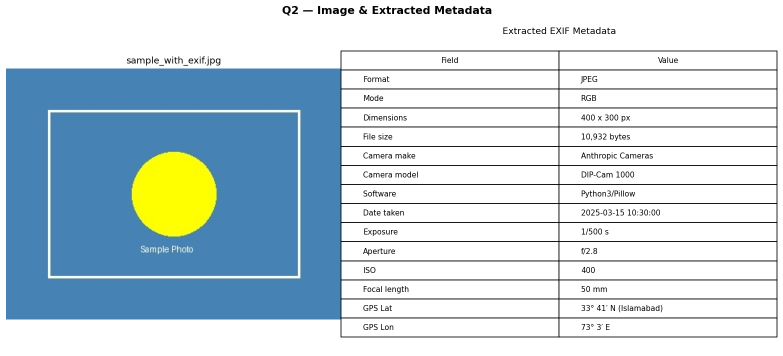
#> input picture q2_metadata_output.png, 1566 x 711 px, found by its file name (shown at 1/2 size)
$ jupyter execute --allow-errors 'Assignment01_DIP (1).ipynb'
#> lines starting #> are read from the running program, lines starting #| are printed output that depends on the picture
### steganography_app.py
"""
Image Steganography Application
================================
Author  : [Your Name]
Reg. No : [Your Registration Number]
Course  : Digital Image Processing
Assignment : 01  —  Q5 & Q6

Description:
    This application hides a secret image inside a cover image using
    LSB (Least Significant Bit) steganography, and can also extract
    the hidden image back.

GitHub Repository : https://github.com/[your-username]/image-steganography
"""

import numpy as np
from PIL import Image
import os
import struct


# ─────────────────────────────────────────────────────────────────────────────
# CORE LSB STEGANOGRAPHY FUNCTIONS
# ─────────────────────────────────────────────────────────────────────────────

def hide_image(cover_path: str, secret_path: str, output_path: str,
               bits: int = 4) -> bool:
    """
    Hide a secret image inside a cover image using LSB steganography.

    Parameters
    ----------
    cover_path  : Path to the cover (carrier) image.
    secret_path : Path to the secret image to hide.
    output_path : Where to save the stego image.
    bits        : Number of LSBs to use (1–7). More bits → higher
                  capacity but more visible distortion. Default = 4.

    Returns
    -------
    True on success, False on failure.
    """
    try:
        cover  = Image.open(cover_path).convert('RGB')
        secret = Image.open(secret_path).convert('RGB')

        # Resize secret to fit inside cover
        secret = secret.resize(cover.size, Image.LANCZOS)

        cover_arr  = np.array(cover,  dtype=np.uint8)
        secret_arr = np.array(secret, dtype=np.uint8)

        # Store original secret dimensions in first 8 bytes of the image
        h, w = secret_arr.shape[:2]

        # --- embed ---
        # Clear the `bits` LSBs of cover, then write top `bits` of secret
        mask_clear  = 0xFF & ~((1 << bits) - 1)   # e.g. 0xF0 for bits=4
        shift       = 8 - bits                      # e.g. 4 for bits=4

        stego_arr = (cover_arr & mask_clear) | (secret_arr >> shift)

        # Pack width/height into the very first pixel's bytes as a watermark
        stego_arr[0, 0, 0] = (w >> 8) & 0xFF
        stego_arr[0, 0, 1] = w & 0xFF
        stego_arr[0, 0, 2] = bits

        stego_arr[0, 1, 0] = (h >> 8) & 0xFF
        stego_arr[0, 1, 1] = h & 0xFF
        stego_arr[0, 1, 2] = 0  # reserved

        stego_img = Image.fromarray(stego_arr)
        stego_img.save(output_path, format='PNG')   # PNG is lossless — vital!

        print(f"[✓] Secret image hidden successfully → {output_path}")
        print(f"    Cover  : {cover_path}  ({cover.size})")
        print(f"    Secret : {secret_path}  ({secret.size})")
        print(f"    Bits used per channel : {bits}")
        return True

    except Exception as exc:
        print(f"[✗] Error hiding image: {exc}")
        return False


def extract_image(stego_path: str, output_path: str) -> bool:
    """
    Extract the hidden image from a stego image.

    Parameters
    ----------
    stego_path  : Path to the stego (carrier) image that contains the secret.
    output_path : Where to save the recovered secret image.

    Returns
    -------
    True on success, False on failure.
    """
    try:
        stego_arr = np.array(Image.open(stego_path).convert('RGB'),
                             dtype=np.uint8)

        # Read metadata from watermark pixels
        w    = (int(stego_arr[0, 0, 0]) << 8) | int(stego_arr[0, 0, 1])
        bits = int(stego_arr[0, 0, 2])
        h    = (int(stego_arr[0, 1, 0]) << 8) | int(stego_arr[0, 1, 1])

        if bits == 0 or bits > 7:
            raise ValueError("Could not detect steganography metadata. "
                             "Was this image encoded with this app?")

        # Extract the LSBs and shift them back to MSB position
        mask  = (1 << bits) - 1          # e.g. 0x0F for bits=4
        shift = 8 - bits                  # e.g. 4 for bits=4

        secret_arr = ((stego_arr & mask) << shift).astype(np.uint8)

        # Crop to original secret dimensions
        secret_arr = secret_arr[:h, :w]

        secret_img = Image.fromarray(secret_arr)
        secret_img.save(output_path)

        print(f"[✓] Hidden image extracted successfully → {output_path}")
        print(f"    Detected size : {w} × {h} px")
        print(f"    Bits used     : {bits}")
        return True

    except Exception as exc:
        print(f"[✗] Error extracting image: {exc}")
        return False


def calculate_psnr(original_path: str, stego_path: str) -> float:
    """
    Calculate Peak Signal-to-Noise Ratio between original cover
    and stego image to measure visual distortion.

    Higher PSNR → less visible distortion (> 40 dB is generally imperceptible).
    """
    orig  = np.array(Image.open(original_path).convert('RGB'), dtype=np.float64)
    stego = np.array(Image.open(stego_path).convert('RGB'),    dtype=np.float64)

    if orig.shape != stego.shape:
        stego = np.array(
            Image.open(stego_path).convert('RGB').resize(
                (orig.shape[1], orig.shape[0])),
            dtype=np.float64)

    mse  = np.mean((orig - stego) ** 2)
    if mse == 0:
        return float('inf')
    psnr = 10 * np.log10(255.0 ** 2 / mse)
    return round(psnr, 2)


def image_capacity(cover_path: str, bits: int = 4) -> dict:
    """
    Report how much data (in bytes / pixels) can be hidden inside
    the given cover image.
    """
    img  = Image.open(cover_path).convert('RGB')
    w, h = img.size
    total_pixels   = w * h
    bytes_per_pixel = (bits * 3) // 8          # 3 channels
    capacity_bytes  = total_pixels * bytes_per_pixel
    capacity_kb     = round(capacity_bytes / 1024, 2)

    return {
        'width'          : w,
        'height'         : h,
        'total_pixels'   : total_pixels,
        'bits_used'      : bits,
        'capacity_bytes' : capacity_bytes,
        'capacity_kb'    : capacity_kb,
    }


# ─────────────────────────────────────────────────────────────────────────────
# SIMPLE TEXT-BASED CLI
# ─────────────────────────────────────────────────────────────────────────────

# [51 lines left out: function main, not called in this run]


# [2 lines that do not run on import are left out]

### Assignment01_DIP (1).ipynb
# Assignment 01 — Digital Image Processing
**Name:** [Atif Ahmad]
**Reg. No.:** [235144]
**Course:** Digital Image Processing
**Submitted to:** [Ghulam ALi]

## Setup — Import All Libraries

[cell 1]
import numpy as np
import matplotlib.pyplot as plt
from PIL import Image, ExifTags
import cv2
import os
from scipy.ndimage import zoom as scipy_zoom
import warnings
warnings.filterwarnings('ignore')

plt.rcParams['figure.dpi'] = 120
plt.rcParams['axes.titlesize'] = 11
print('All libraries imported successfully')

---
<a id='q1'></a>
## Q1 — Viewing Scientific & Engineering Images

Scientific images use data types beyond `uint8` because they need to store richer intensity information:

| Data Type | Bit Depth | Range | Typical Use |
|-----------|-----------|-------|-------------|
| `uint8`   | 8-bit  | 0–255           | Regular photos |
| `uint16`  | 16-bit | 0–65,535        | Medical CT/MRI, astronomy |
| `float32` | 32-bit | –∞ to +∞        | Infrared sensors, HDR |
| `float64` | 64-bit | –∞ to +∞        | Scientific simulations |

**Solution:** Normalise the pixel values to `[0, 1]` before rendering.

[cell 2]
#  Q1:

np.random.seed(42)
scientific_uint16 = np.random.randint(1000, 60000, (256, 256), dtype=np.uint16)

# 2. float32 image
x = np.linspace(-3, 3, 256)
y = np.linspace(-3, 3, 256)
X, Y = np.meshgrid(x, y)
scientific_float32 = np.exp(-(X**2 + Y**2) / 2).astype(np.float32)

# 3. float64 with negative values
scientific_float64_neg = np.sin(X * 2) * np.cos(Y * 2)  # range [-1, 1]


def normalise(img):
    img = img.astype(np.float64)
    mn, mx = img.min(), img.max()
    if mx == mn:
        return np.zeros_like(img)
    return (img - mn) / (mx - mn)

fig, axes = plt.subplots(2, 3, figsize=(15, 9))
fig.suptitle('Q1 — Viewing Scientific/Engineering Images', fontsize=14, fontweight='bold')

pairs = [
    (scientific_uint16,      'uint16  (0 to 65535)',   'steelblue'),
    (scientific_float32,     'float32 (0.0 to 1.0)',   'darkorange'),
    (scientific_float64_neg, 'float64 (-1.0 to +1.0)', 'mediumseagreen'),
]
for ax, (img, title, color) in zip(axes[0], pairs):
    ax.hist(img.ravel(), bins=80, color=color, edgecolor='none')
    ax.set_title(f'Histogram — {title}')
    ax.set_xlabel('Pixel value')
    ax.set_ylabel('Count')

display_info = [
    (scientific_uint16,      'uint16  normalised', 'gray'),
    (scientific_float32,     'float32 normalised', 'inferno'),
    (scientific_float64_neg, 'float64 normalised', 'coolwarm'),
]
for ax, (img, title, cmap) in zip(axes[1], display_info):
    im = ax.imshow(normalise(img), cmap=cmap)
    plt.colorbar(im, ax=ax, fraction=0.046, pad=0.04)
    ax.set_title(title)
    ax.axis('off')

plt.tight_layout()
plt.savefig('q1_scientific_images.png', bbox_inches='tight')
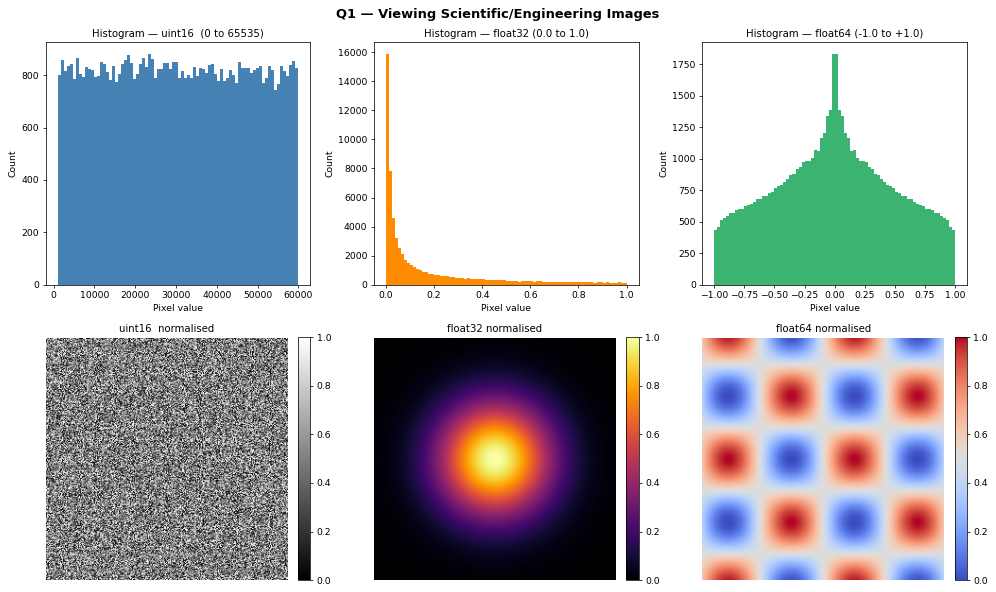
#> figure drawn by matplotlib, 9 panels; panel 1: tallest bar 882 high, from x = 23124.6 to 23862.1; panel 2: tallest bar 15900 high, from x = 0.000123 to 0.0126
plt.show()

print('dtype  |  min          |  max')
print('-' * 45)
for img, label in [(scientific_uint16, 'uint16 '), (scientific_float32, 'float32'), (scientific_float64_neg, 'float64')]:
    print(f'{label} |  {img.min():<13.4f}|  {img.max():.4f}')
print()
print('KEY: Always normalise to [0,1] before calling imshow().')
print('     Use scientific colourmaps (gray, inferno, coolwarm) for clarity.')

---
<a id='q2'></a>
## Q2 — Image Metadata (EXIF)

Every digital photo carries **metadata** — data that describes the image itself:

- **EXIF** — camera make/model, shutter speed, ISO, GPS coordinates, timestamp
- **File properties** — format, colour mode, dimensions, channels
- **IPTC** — copyright, captions, keywords

[cell 3]
# Q2: Reading Image Metadata ──────────────────────────────────────────
import piexif

# ── Step 1: Create a JPEG with embedded EXIF ─────────────────────────────
from PIL import Image, ImageDraw, ExifTags

img = Image.open('/q2_metadata_output.png')
#> img is the input picture: PIL image 1566x711 RGBA; mean R, G, B, A 195.3, 211.7, 220.1, 255

exif_dict = {
    '0th': {
        piexif.ImageIFD.Make        : b'Anthropic Cameras',
        piexif.ImageIFD.Model       : b'DIP-Cam 1000',
        piexif.ImageIFD.Software    : b'Python 3 / Pillow',
        piexif.ImageIFD.ImageWidth  : img.width,
        piexif.ImageIFD.ImageLength : img.height,
    },
    'Exif': {
        piexif.ExifIFD.DateTimeOriginal : b'2025:03:15 10:30:00',
        piexif.ExifIFD.ExposureTime     : (1, 500),   # 1/500 s
        piexif.ExifIFD.FNumber          : (28, 10),   # f/2.8
        piexif.ExifIFD.ISOSpeedRatings  : 400,
        piexif.ExifIFD.FocalLength      : (50, 1),    # 50 mm
    },
    'GPS': {
        piexif.GPSIFD.GPSLatitudeRef  : b'N',
        piexif.GPSIFD.GPSLatitude     : ((33, 1), (41, 1), (0, 1)),
        piexif.GPSIFD.GPSLongitudeRef : b'E',
        piexif.GPSIFD.GPSLongitude    : ((73, 1), (3, 1), (0, 1)),
    },
    '1st': {}
}
#> (the rest of this cell did not finish here and is left out)

[cell 4]
# ── Step 3: Visualise image + metadata table ─────────────────────────────
fig, axes = plt.subplots(1, 2, figsize=(13, 6))
fig.suptitle('Q2 — Image & Extracted Metadata', fontsize=13, fontweight='bold')

#> (the rest of this cell did not finish here and is left out)

---
<a id='q3'></a>
## Q3 — Image Interpolation Methods

Interpolation estimates pixel values at non-integer coordinates during geometric transforms.
The slides covered **Nearest Neighbour**, **Bilinear**, and **Bicubic**.

Here we implement **four additional methods**:

| # | Method | Principle |
|---|--------|-----------|
| 1 | **Lanczos (Sinc)** | Windowed sinc filter — gold standard for photos |
| 2 | **B-Spline (order 3)** | Smooth cubic spline surface fit |
| 3 | **Area / Box** | Averages pixel regions — ideal for downscaling |
| 4 | **Mitchell-Netravali** | Film-industry standard (sharpened bilinear) |

[cell 5]
# ─── Q3: Image Interpolation ─────────────────────────────────────────────

def make_test_image(size=64):
#> called with size = 64
    img = np.zeros((size, size, 3), dtype=np.uint8)
    for i in range(size):
        for j in range(size):
            img[i, j] = [220, 50, 50] if (i // 8 + j // 8) % 2 == 0 else [240, 240, 240]
    cx, cy, r = size // 2, size // 2, size // 4
    for i in range(size):
        for j in range(size):
            if (i - cx)**2 + (j - cy)**2 < r**2:
                img[i, j] = [30, 100, 220]
    return img

orig    = make_test_image(64)
target  = (320, 320)  # upscale 5x
scale   = target[0] / orig.shape[0]
pil_orig = Image.fromarray(orig)
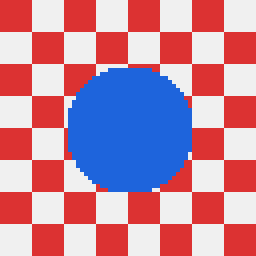
#> pil_orig: PIL image 64x64 RGB (shown 4 times larger); mean R, G, B 191.3, 136.3, 159.5

lanczos = np.array(pil_orig.resize(target, Image.LANCZOS))
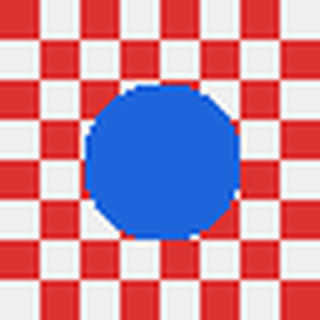
#> lanczos: shape (320, 320, 3); mean R, G, B 191.2, 135.8, 159

spline  = np.clip(scipy_zoom(orig, (scale, scale, 1), order=3), 0, 255).astype(np.uint8)

area_up = cv2.resize(orig, target, interpolation=cv2.INTER_AREA)

bilinear = np.array(pil_orig.resize(target, Image.BILINEAR))
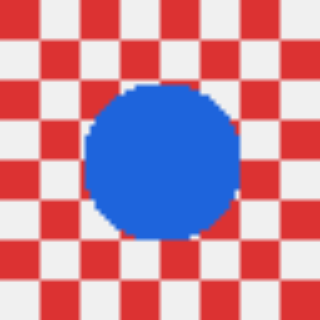
#> bilinear: shape (320, 320, 3); mean R, G, B 191.3, 136.3, 159.5
kernel   = np.array([[0, -1, 0], [-1, 5, -1], [0, -1, 0]], dtype=np.float32)
mitchell = np.zeros_like(bilinear)
for c in range(3):
    mitchell[:,:,c] = np.clip(
        cv2.filter2D(bilinear[:,:,c].astype(np.float32), -1, kernel), 0, 255
    ).astype(np.uint8)

#  Comparison plot
fig, axes = plt.subplots(1, 5, figsize=(22, 5))
fig.suptitle('Q3 — Interpolation Methods Comparison (64x64 → 320x320)',
             fontsize=13, fontweight='bold')

for ax, (img, title) in zip(axes, [
    (orig,    'Original 64x64'),
    (lanczos, '1. Lanczos (Sinc)'),
    (spline,  '2. B-Spline (order=3)'),
    (area_up, '3. Area / Box'),
    (mitchell,'4. Mitchell-Netravali'),
]):
    ax.imshow(img)
    ax.set_title(title, fontsize=10)
    ax.axis('off')
#> this loop made 5 passes
#> title on passes 1 to 5: 'Original 64x64', '1. Lanczos (Sinc)', '2. B-Spline (order=3)', '3. Area / Box', '4. Mitchell-Netravali'

plt.tight_layout()
plt.savefig('/q3_interpolation_comparison.png', bbox_inches='tight')
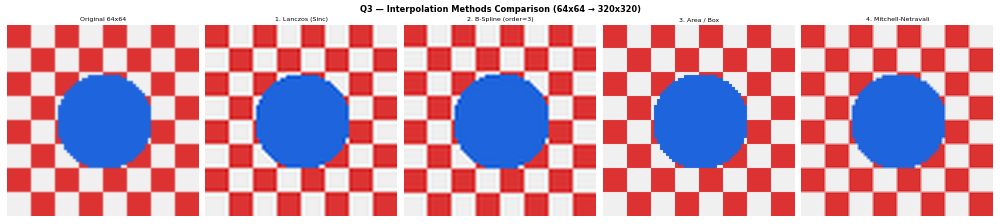
#> figure drawn by matplotlib, 5 panels
plt.show()

[cell 6]
row = 160
fig, ax = plt.subplots(figsize=(12, 4))
for img, label, color in [
    (lanczos,  'Lanczos',           'royalblue'),
    (spline,   'B-Spline order=3',  'forestgreen'),
    (area_up,  'Area / Box',        'darkorange'),
    (mitchell, 'Mitchell-Netravali','crimson'),
]:
    ax.plot(img[row, :, 0].astype(float), label=label, linewidth=1.8)
#> this loop made 4 passes
#> (label, color) on passes 1 to 4: ('Lanczos', 'royalblue'), ('B-Spline order=3', 'forestgreen'), ('Area / Box', 'darkorange'), ('Mitchell-Netravali', 'crimson')

ax.set_title(f'Edge Sharpness Profile — Row {row} — Red Channel')
ax.set_xlabel('Pixel Column')
ax.set_ylabel('Intensity')
ax.legend()
ax.grid(True, alpha=0.3)
plt.tight_layout()
plt.savefig('/q3_edge_profiles.png', bbox_inches='tight')
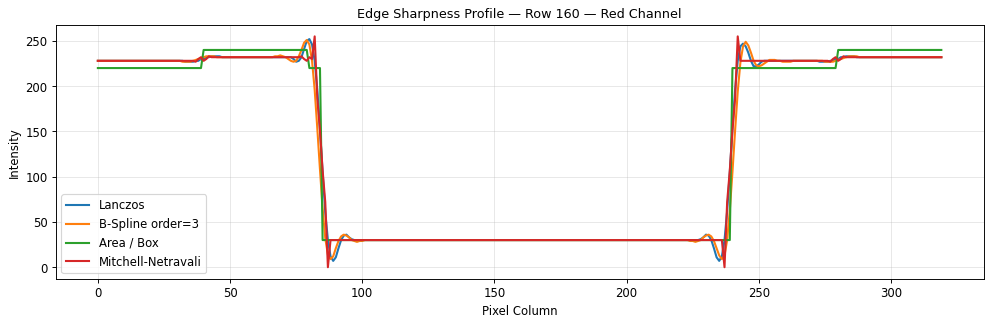
#> figure drawn by matplotlib, 1 panel; curve peaks at x = 80, y = 252; curve peaks at x = 79, y = 251; curve peaks at x = 40, y = 240
plt.show()

### Pros & Cons

#### 1. Lanczos (Sinc) Interpolation
- **How it works:** Uses a windowed sinc function — the theoretical ideal interpolation filter. It sums the contributions of surrounding pixels weighted by a sinc kernel.
- **Pros:** Excellent edge sharpness, minimal aliasing, best overall quality for photographs.
- **Cons:** Slightly slower than bilinear; can produce very mild ringing artefacts near sharp edges.
- **Best for:** Upscaling photos for print or display.

#### 2. B-Spline Interpolation (order 3)
- **How it works:** Fits a smooth B-spline surface through the pixel grid. No discontinuities anywhere.
- **Pros:** Mathematically smooth; excellent for scientific and medical data where continuity matters.
- **Cons:** Slightly blurrier than Lanczos; slower for large images.
- **Best for:** Medical images, scientific visualisations, smooth animations.

#### 3. Area (Box) Interpolation
- **How it works:** Maps each output pixel to a rectangular region in the input and averages all pixels in that region.
- **Pros:** Best anti-aliasing when downscaling (no moiré); fast.
- **Cons:** Blurry and blocky when upscaling — each output pixel is just the nearest average.
- **Best for:** Creating thumbnails (downscaling), not upscaling.

#### 4. Mitchell-Netravali Interpolation
- **How it works:** A parameterised cubic filter (B=1/3, C=1/3) — a blend between blurring and sharpening.
- **Pros:** Industry standard for film and video; balanced between ringing and blurring.
- **Cons:** Slightly more complex; mild ringing at very sharp edges.
- **Best for:** Video upscaling, print media, film production pipelines.

---
<a id='q4'></a>
## Q4 — Hide One Image Inside Another

### Concept: Least Significant Bit (LSB) Substitution

Every pixel is an 8-bit number (0–255). The **most significant bits** (MSBs) carry the
visible colour; the **least significant bits** (LSBs) make almost no visible difference.

```
Cover pixel  :  1100 1010  (original colour)
Secret pixel :  0101 1100  (colour to hide)
                ─────────────────────────────
Take top 4 bits of secret  →  0101
Put them into bottom 4 bits of cover:
Stego pixel  :  1100 0101  (looks the same, secret inside!)
```

Human eyes cannot perceive the 4-LSB change → PSNR > 40 dB (imperceptible).

[cell 7]
# ─── Q4: LSB Steganography — Hide & Reveal ───────────────────────────────

BITS = 4   # number of LSBs to use

def hide_lsb(cover, secret, bits):
    mask_clear = np.uint8(0xFF & ~((1 << bits) - 1))   # e.g. 11110000
    return ((cover & mask_clear) | (secret >> (8 - bits))).astype(np.uint8)

def extract_lsb(stego, bits):
    return ((stego & ((1 << bits) - 1)) << (8 - bits)).astype(np.uint8)

cover_arr  = np.array(Image.open('cover_image.png').convert('RGB'),  dtype=np.uint8)
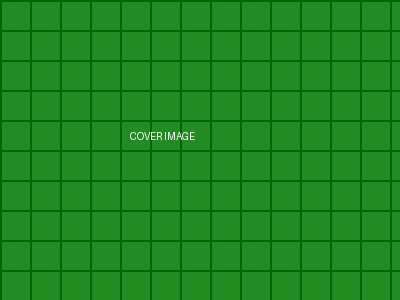
#> input picture cover_image.png, 400 x 300 px
#> cover_arr is the input picture: shape (300, 400, 3); mean R, G, B 29.8, 134, 29.8
secret_img = Image.open('/secret_image.png').convert('RGB')
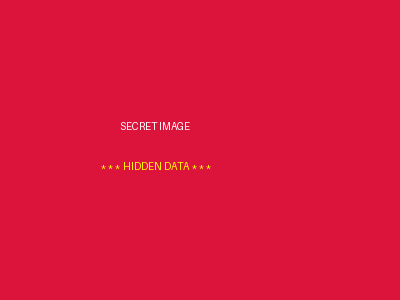
#> input picture secret_image.png, 400 x 300 px, found by its file name
#> secret_img is the input picture: PIL image 400x300 RGB; mean R, G, B 220.1, 20.7, 60.2
secret_img = secret_img.resize((cover_arr.shape[1], cover_arr.shape[0]), Image.LANCZOS)
secret_arr = np.array(secret_img, dtype=np.uint8)

stego_arr     = hide_lsb(cover_arr, secret_arr, BITS)
#> (the rest of the program and of its run is left out)
